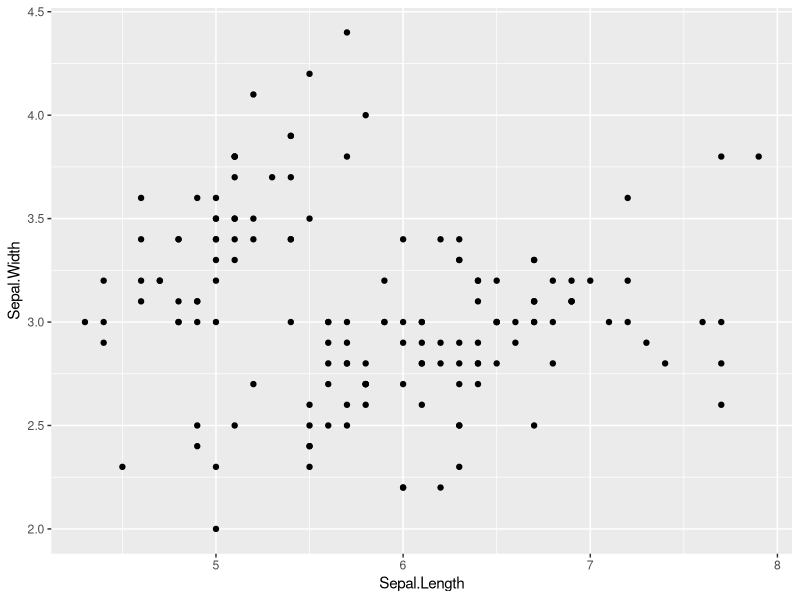
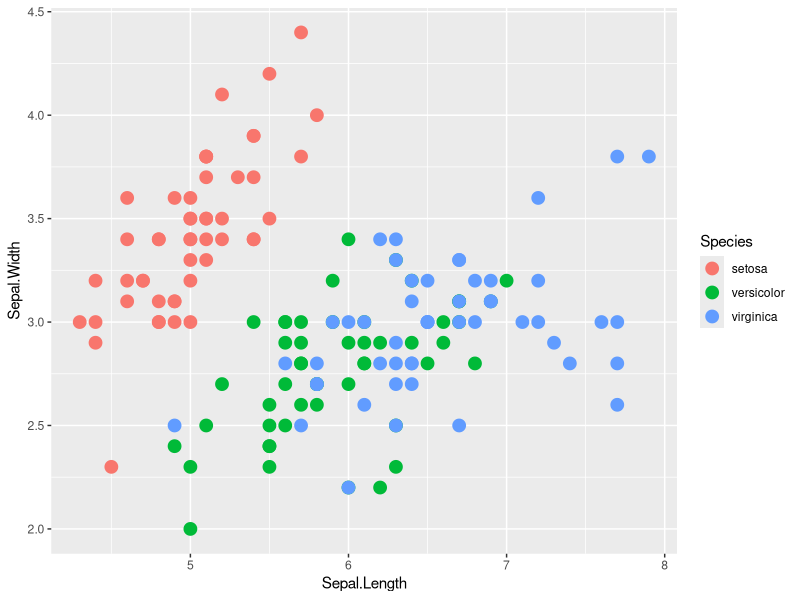
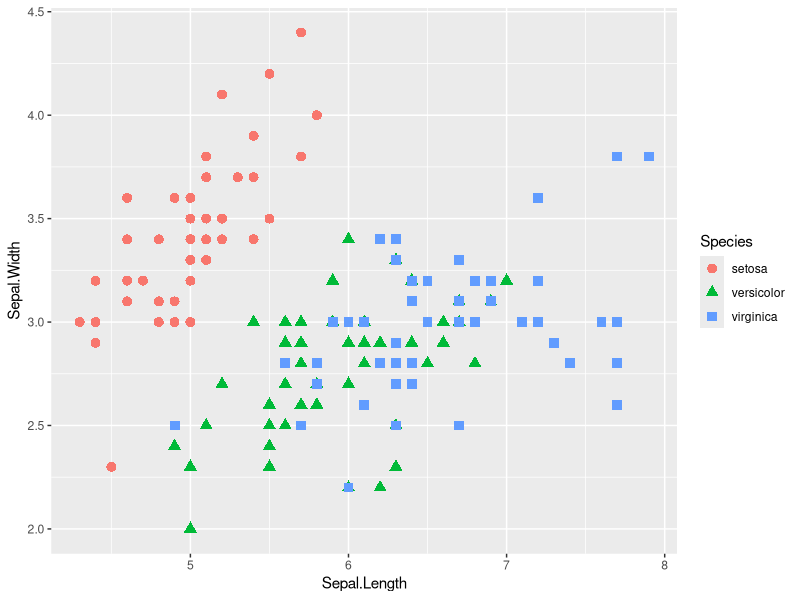
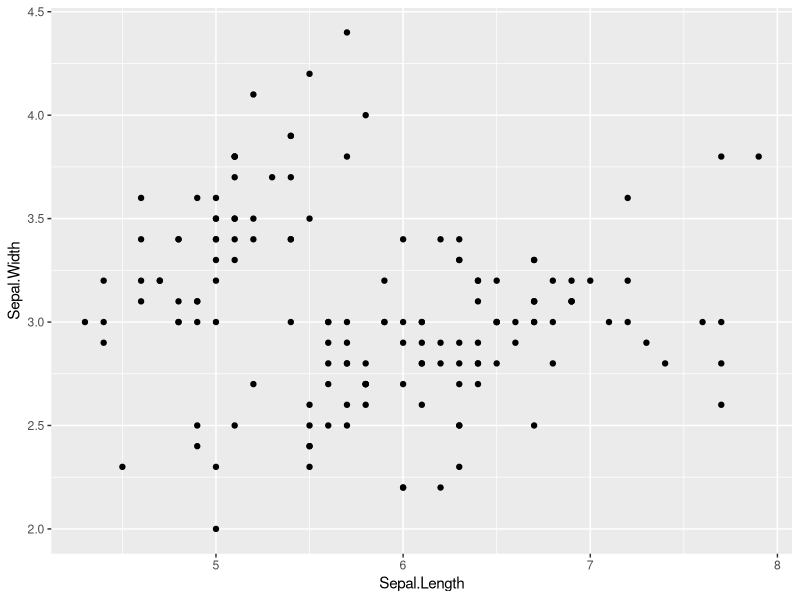
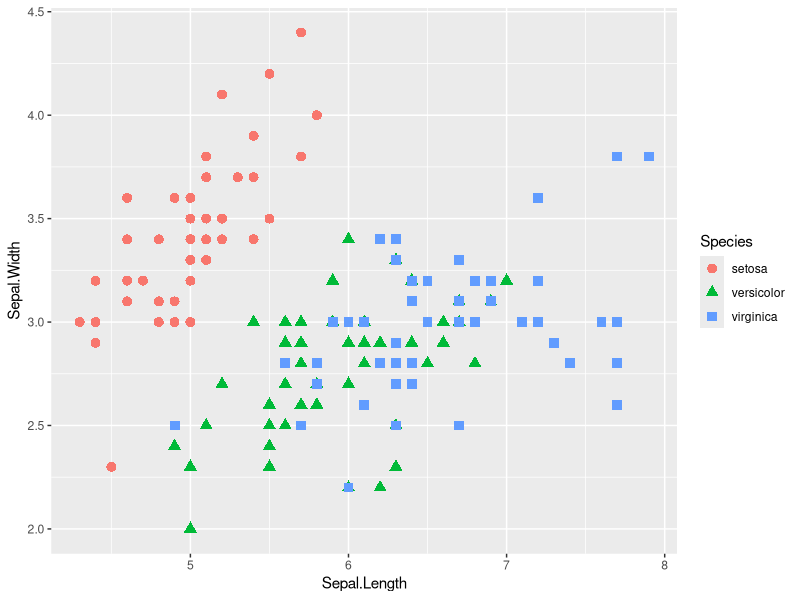
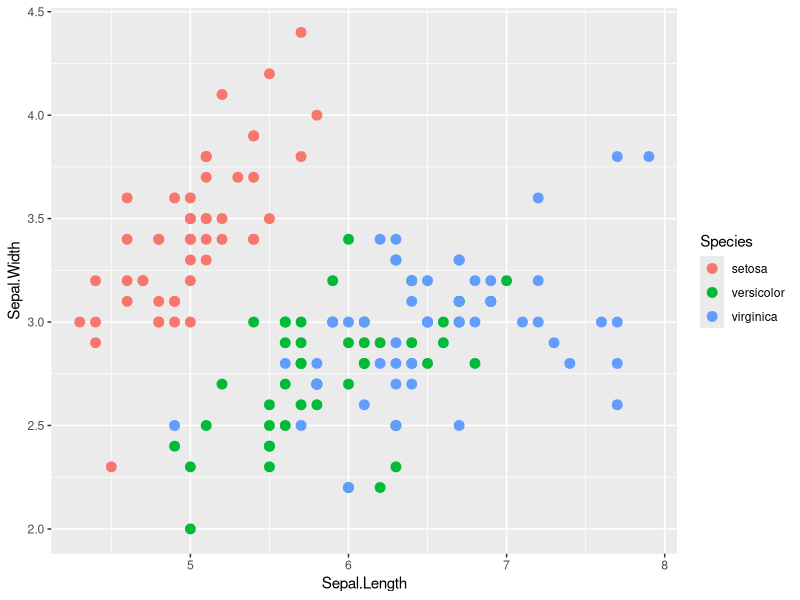
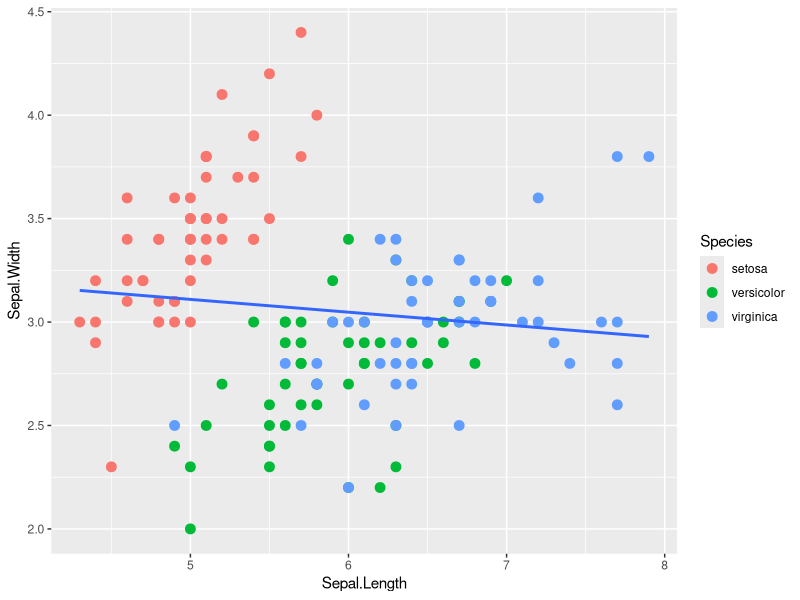
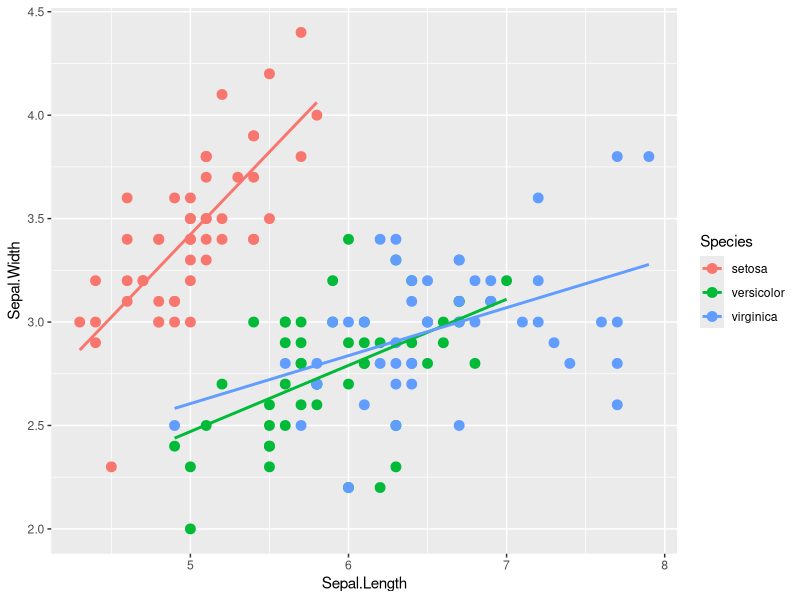

Generate these figures, in order, with R:
## ---- chunk 1
data(iris)
str(iris)
## ---- chunk 2
library(ggplot2)
ggplot(data = iris, aes(x = Sepal.Length, y = Sepal.Width)) + 
    geom_point()
## ---- chunk 3
ggplot(data = iris, aes(x = Sepal.Length, y = Sepal.Width)) + 
    geom_point(size = 4, aes(color=Species))
## ---- chunk 4
ggplot(data = iris, aes(x = Sepal.Length, y = Sepal.Width)) + 
    geom_point(size = 3, aes(color=Species, shape=Species))
## ---- chunk 5
iris.p <- ggplot(data = iris, aes(x = Sepal.Length, y = Sepal.Width)) 
iris.p + geom_point()
iris.p + geom_point(size = 3, aes(color=Species, shape=Species))
## ---- chunk 6
ggplot(data = iris, aes(x = Sepal.Length, y = Sepal.Width)) + 
    geom_point(size=3, aes(color=Species))

ggplot(data = iris, aes(x = Sepal.Length, y = Sepal.Width)) + 
    geom_point(size=3, aes(color=Species)) + 
    stat_smooth(method = lm, se=FALSE)
## ---- chunk 7
ggplot(data = iris, aes(x = Sepal.Length, y = Sepal.Width)) + 
    geom_point(size=3, aes(color=Species)) + 
    stat_smooth(method = lm, se=FALSE, aes(color=Species))
## ---- chunk 8
ggplot(data = iris, aes(x = Sepal.Length, y = Sepal.Width, color = Species)) + 
    geom_point(size=3) + stat_smooth(method = lm, se=FALSE)
## ---- chunk 9
ggplot(data = iris, aes(x = Sepal.Length, y = Sepal.Width)) + 
    geom_point(size = 4, aes(color=Species, shape = Species)) + 
    geom_line()
## ---- chunk 10
ggplot(data = iris, aes(x = Sepal.Length, y = Sepal.Width)) + 
    geom_point(size = 4, aes(color=Species)) + 
    geom_line(aes(color=Species))
